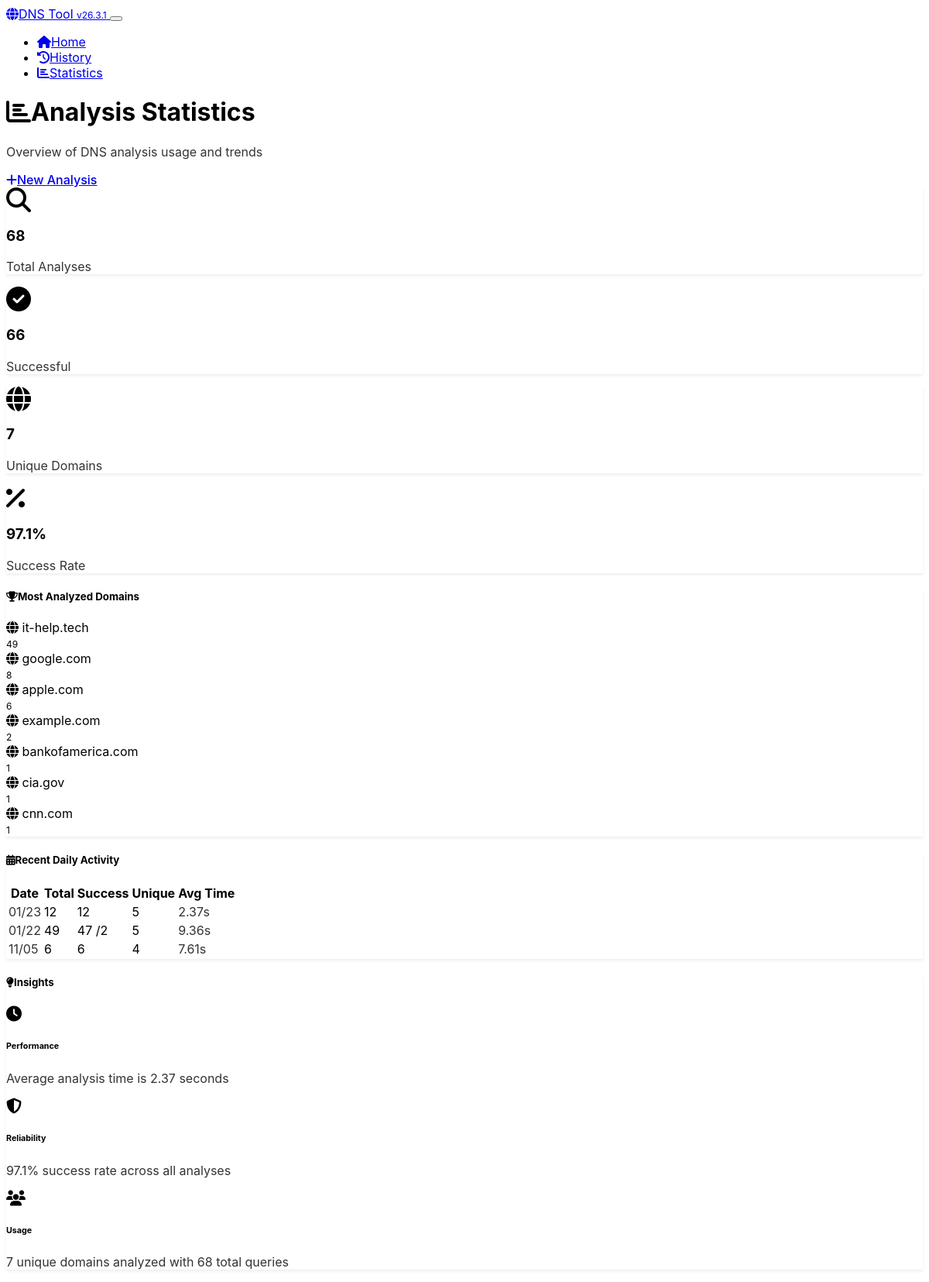
Screenshot of /stats with the database file from the repository.
### app.py (models this page shows, shortened)
class DomainAnalysis(db.Model):
    __tablename__ = 'domain_analyses'
    id = db.Column(db.Integer, primary_key=True)
    domain = db.Column(db.String(255), nullable=False, index=True)
    ascii_domain = db.Column(db.String(255), nullable=False)
    basic_records = db.Column(JSON)
    authoritative_records = db.Column(JSON)
    spf_status = db.Column(db.String(20))
    spf_records = db.Column(JSON)
    dmarc_status = db.Column(db.String(20))
    dmarc_policy = db.Column(db.String(20))
    dmarc_records = db.Column(JSON)
    dkim_status = db.Column(db.String(20))
    dkim_selectors = db.Column(JSON)
    registrar_name = db.Column(db.String(255))
    registrar_source = db.Column(db.String(20))
    analysis_success = db.Column(db.Boolean, default=True)
    error_message = db.Column(db.Text)
    analysis_duration = db.Column(db.Float)  # seconds
    created_at = db.Column(db.DateTime, default=datetime.utcnow, nullable=False)
    updated_at = db.Column(db.DateTime, default=datetime.utcnow, onupdate=datetime.utcnow)

class AnalysisStats(db.Model):
    __tablename__ = 'analysis_stats'
    id = db.Column(db.Integer, primary_key=True)
    date = db.Column(db.Date, nullable=False, unique=True, index=True)
    total_analyses = db.Column(db.Integer, default=0)
    successful_analyses = db.Column(db.Integer, default=0)
    failed_analyses = db.Column(db.Integer, default=0)
    unique_domains = db.Column(db.Integer, default=0)
    avg_analysis_time = db.Column(db.Float, default=0.0)
    created_at = db.Column(db.DateTime, default=datetime.utcnow)
    updated_at = db.Column(db.DateTime, default=datetime.utcnow, onupdate=datetime.utcnow)

### app.py (the view)
@app.route('/stats')
def stats():
    recent_stats = AnalysisStats.query.order_by(
        AnalysisStats.date.desc()
    ).limit(30).all()
    total_analyses = DomainAnalysis.query.count()
    successful_analyses = DomainAnalysis.query.filter_by(analysis_success=True).count()
    unique_domains = db.session.query(DomainAnalysis.domain).distinct().count()
    popular_domains = db.session.query(
        DomainAnalysis.domain,
        db.func.count(DomainAnalysis.id).label('count')
    ).group_by(DomainAnalysis.domain).order_by(
        db.func.count(DomainAnalysis.id).desc()
    ).limit(10).all()
    return render_template('stats.html',
                         recent_stats=recent_stats,
                         total_analyses=total_analyses,
                         successful_analyses=successful_analyses,
                         unique_domains=unique_domains,
                         popular_domains=popular_domains)

### app.py (called while the page is built)
@app.context_processor
def inject_version():
    return {'app_version': APP_VERSION}

### templates/stats.html (shortened to what this page needs)
<!DOCTYPE html>
<html lang="en" data-bs-theme="dark">
<head>
    <link href="https://cdn.replit.com/agent/bootstrap-agent-dark-theme.min.css" rel="stylesheet">
    <link href="https://cdnjs.cloudflare.com/ajax/libs/font-awesome/6.4.0/css/all.min.css" rel="stylesheet">
    <link href="{{ url_for('static', filename='css/custom.css') }}" rel="stylesheet">
</head>
<body>
    <nav class="navbar navbar-expand-lg navbar-dark bg-dark">
        <div class="container">
            <a class="navbar-brand" href="{{ url_for('index') }}">
                <i class="fas fa-globe me-2"></i>DNS Tool <span class="badge bg-secondary ms-1">v{{ app_version }}</span>
            </a>
            <button class="navbar-toggler" type="button" data-bs-toggle="collapse" data-bs-target="#navbarNav">
            </button>
            <div class="collapse navbar-collapse" id="navbarNav">
                <ul class="navbar-nav ms-auto">
                    <li class="nav-item">
                        <a class="nav-link" href="{{ url_for('index') }}">
                            <i class="fas fa-home me-1"></i>Home
                        </a>
                    </li>
                    <li class="nav-item">
                        <a class="nav-link" href="{{ url_for('history') }}">
                            <i class="fas fa-history me-1"></i>History
                        </a>
                    </li>
                    <li class="nav-item">
                        <a class="nav-link active" href="{{ url_for('stats') }}">
                            <i class="fas fa-chart-bar me-1"></i>Statistics
                        </a>
                    </li>
                </ul>
            </div>
        </div>
    </nav>
    <div class="container my-4">
        <div class="d-flex justify-content-between align-items-center mb-4">
            <div>
                <h1 class="h3 mb-1">
                    <i class="fas fa-chart-bar me-2"></i>Analysis Statistics
                </h1>
                <p class="text-muted mb-0">Overview of DNS analysis usage and trends</p>
            </div>
            <a href="{{ url_for('index') }}" class="btn btn-primary">
                <i class="fas fa-plus me-2"></i>New Analysis
            </a>
        </div>
        <div class="row mb-4">
            <div class="col-md-3 mb-3">
                <div class="card text-center">
                    <div class="card-body">
                        <i class="fas fa-search fa-2x text-primary mb-2"></i>
                        <h3 class="mb-1">{{ total_analyses }}</h3>
                        <p class="text-muted mb-0">Total Analyses</p>
                    </div>
                </div>
            </div>
            <div class="col-md-3 mb-3">
                <div class="card text-center">
                    <div class="card-body">
                        <i class="fas fa-check-circle fa-2x text-success mb-2"></i>
                        <h3 class="mb-1">{{ successful_analyses }}</h3>
                        <p class="text-muted mb-0">Successful</p>
                    </div>
                </div>
            </div>
            <div class="col-md-3 mb-3">
                <div class="card text-center">
                    <div class="card-body">
                        <i class="fas fa-globe fa-2x text-info mb-2"></i>
                        <h3 class="mb-1">{{ unique_domains }}</h3>
                        <p class="text-muted mb-0">Unique Domains</p>
                    </div>
                </div>
            </div>
            <div class="col-md-3 mb-3">
                <div class="card text-center">
                    <div class="card-body">
                        <i class="fas fa-percentage fa-2x text-warning mb-2"></i>
                        <h3 class="mb-1">
                            {% if total_analyses > 0 %}
                                {{ "%.1f"|format((successful_analyses / total_analyses) * 100) }}%
                            {% else %}
                                0%
                            {% endif %}
                        </h3>
                        <p class="text-muted mb-0">Success Rate</p>
                    </div>
                </div>
            </div>
        </div>
        <div class="row">
            <div class="col-lg-6 mb-4">
                <div class="card">
                    <div class="card-header">
                        <h5 class="mb-0">
                            <i class="fas fa-trophy me-2"></i>Most Analyzed Domains
                        </h5>
                    </div>
                    <div class="card-body">
                        {% if popular_domains %}
                            <div class="list-group list-group-flush">
                                {% for domain, count in popular_domains %}
                                <div class="list-group-item d-flex justify-content-between align-items-center bg-transparent border-0 px-0">
                                    <div class="d-flex align-items-center">
                                        <i class="fas fa-globe text-primary me-2"></i>
                                        <span class="fw-medium">{{ domain }}</span>
                                    </div>
                                    <span class="badge bg-primary rounded-pill">{{ count }}</span>
                                </div>
                                {% endfor %}
                            </div>
                        {% else %}
                            <div class="text-center text-muted py-3">
                                <i class="fas fa-chart-bar fa-2x mb-2"></i>
                                <p class="mb-0">No analysis data available yet</p>
                            </div>
                        {% endif %}
                    </div>
                </div>
            </div>
            <div class="col-lg-6 mb-4">
                <div class="card">
                    <div class="card-header">
                        <h5 class="mb-0">
                            <i class="fas fa-calendar-alt me-2"></i>Recent Daily Activity
                        </h5>
                    </div>
                    <div class="card-body">
                        {% if recent_stats %}
                            <div class="table-responsive">
                                <table class="table table-sm mb-0">
                                    <thead>
                                        <tr>
                                            <th>Date</th>
                                            <th>Total</th>
                                            <th>Success</th>
                                            <th>Unique</th>
                                            <th>Avg Time</th>
                                        </tr>
                                    </thead>
                                    <tbody>
                                        {% for stat in recent_stats[:7] %}
                                        <tr>
                                            <td class="text-muted">
                                                {{ stat.date.strftime('%m/%d') }}
                                            </td>
                                            <td>{{ stat.total_analyses }}</td>
                                            <td>
                                                <span class="text-success">{{ stat.successful_analyses }}</span>
                                                {% if stat.failed_analyses > 0 %}
                                                    <span class="text-danger">/{{ stat.failed_analyses }}</span>
                                                {% endif %}
                                            </td>
                                            <td>{{ stat.unique_domains }}</td>
                                            <td class="text-muted">
                                                {% if stat.avg_analysis_time %}
                                                    {{ "%.2f"|format(stat.avg_analysis_time) }}s
                                                {% else %}
                                                    -
                                                {% endif %}
                                            </td>
                                        </tr>
                                        {% endfor %}
                                    </tbody>
                                </table>
                            </div>
                        {% else %}
                            <div class="text-center text-muted py-3">
                                <i class="fas fa-calendar fa-2x mb-2"></i>
                                <p class="mb-0">No daily statistics available yet</p>
                            </div>
                        {% endif %}
                    </div>
                </div>
            </div>
        </div>
        {% if total_analyses > 0 %}
        <div class="row">
            <div class="col-12">
                <div class="card">
                    <div class="card-header">
                        <h5 class="mb-0">
                            <i class="fas fa-lightbulb me-2"></i>Insights
                        </h5>
                    </div>
                    <div class="card-body">
                        <div class="row">
                            <div class="col-md-4 mb-3">
                                <div class="d-flex align-items-center">
                                    <div class="flex-shrink-0">
                                        <i class="fas fa-clock text-info fa-lg"></i>
                                    </div>
                                    <div class="flex-grow-1 ms-3">
                                        <h6 class="mb-1">Performance</h6>
                                        <p class="text-muted mb-0 small">
                                            {% if recent_stats and recent_stats[0].avg_analysis_time %}
                                                Average analysis time is {{ "%.2f"|format(recent_stats[0].avg_analysis_time) }} seconds
                                            {% else %}
                                                Analysis performance data not available
                                            {% endif %}
                                        </p>
                                    </div>
                                </div>
                            </div>
                            <div class="col-md-4 mb-3">
                                <div class="d-flex align-items-center">
                                    <div class="flex-shrink-0">
                                        <i class="fas fa-shield-alt text-success fa-lg"></i>
                                    </div>
                                    <div class="flex-grow-1 ms-3">
                                        <h6 class="mb-1">Reliability</h6>
                                        <p class="text-muted mb-0 small">
                                            {% if total_analyses > 0 %}
                                                {{ "%.1f"|format((successful_analyses / total_analyses) * 100) }}% success rate across all analyses
                                            {% else %}
                                                No reliability data available
                                            {% endif %}
                                        </p>
                                    </div>
                                </div>
                            </div>
                            <div class="col-md-4 mb-3">
                                <div class="d-flex align-items-center">
                                    <div class="flex-shrink-0">
                                        <i class="fas fa-users text-warning fa-lg"></i>
                                    </div>
                                    <div class="flex-grow-1 ms-3">
                                        <h6 class="mb-1">Usage</h6>
                                        <p class="text-muted mb-0 small">
                                            {{ unique_domains }} unique domains analyzed with {{ total_analyses }} total queries
                                        </p>
                                    </div>
                                </div>
                            </div>
                        </div>
                    </div>
                </div>
            </div>
        </div>
        {% endif %}
    </div>
</body>
</html>

### static/css/custom.css (style rules this page uses)
:root { --code-bg: hsl(210, 11%, 15%); --code-border: hsl(210, 11%, 25%); --feature-icon-size: 3rem; }
body { font-family: -apple-system, BlinkMacSystemFont, 'Segoe UI', Roboto, sans-serif; }
.card { border: 1px solid var(--bs-border-color); box-shadow: 0 0.125rem 0.25rem rgba(0, 0, 0, 0.075); }
.card-header { background-color: var(--bs-secondary-bg); border-bottom: 1px solid var(--bs-border-color); }
.badge { font-size: 0.75em; }
.btn { border-radius: 0.375rem; font-weight: 500; }
.text-muted { opacity: 0.8; }

### rows the page displays
DomainAnalysis: domain "it-help.tech", id "49"
DomainAnalysis: domain "apple.com", id "6"
DomainAnalysis: domain "bankofamerica.com", analysis_success "1"
DomainAnalysis: domain "cia.gov", analysis_success "1"
DomainAnalysis: domain "cnn.com", analysis_success "1"
AnalysisStats: date "01/23", total_analyses "12", successful_analyses "12", unique_domains "5", avg_analysis_time "2.37"
AnalysisStats: date "01/22", total_analyses "49", successful_analyses "47", failed_analyses "2", unique_domains "5", avg_analysis_time "9.36"
AnalysisStats: date "11/05", total_analyses "6", successful_analyses "6", unique_domains "4", avg_analysis_time "7.61"

### other values shown
{{ app_version }} "26.3.1"
{{ total_analyses }} "68"
{{ successful_analyses }} "66"
{{ unique_domains }} "7"
{{ "%.1f"|format((successful_analyses / total_analyses) * 100) }} "97.1"
{{ domain }} "google.com" "example.com"
{{ count }} "8" "2"
